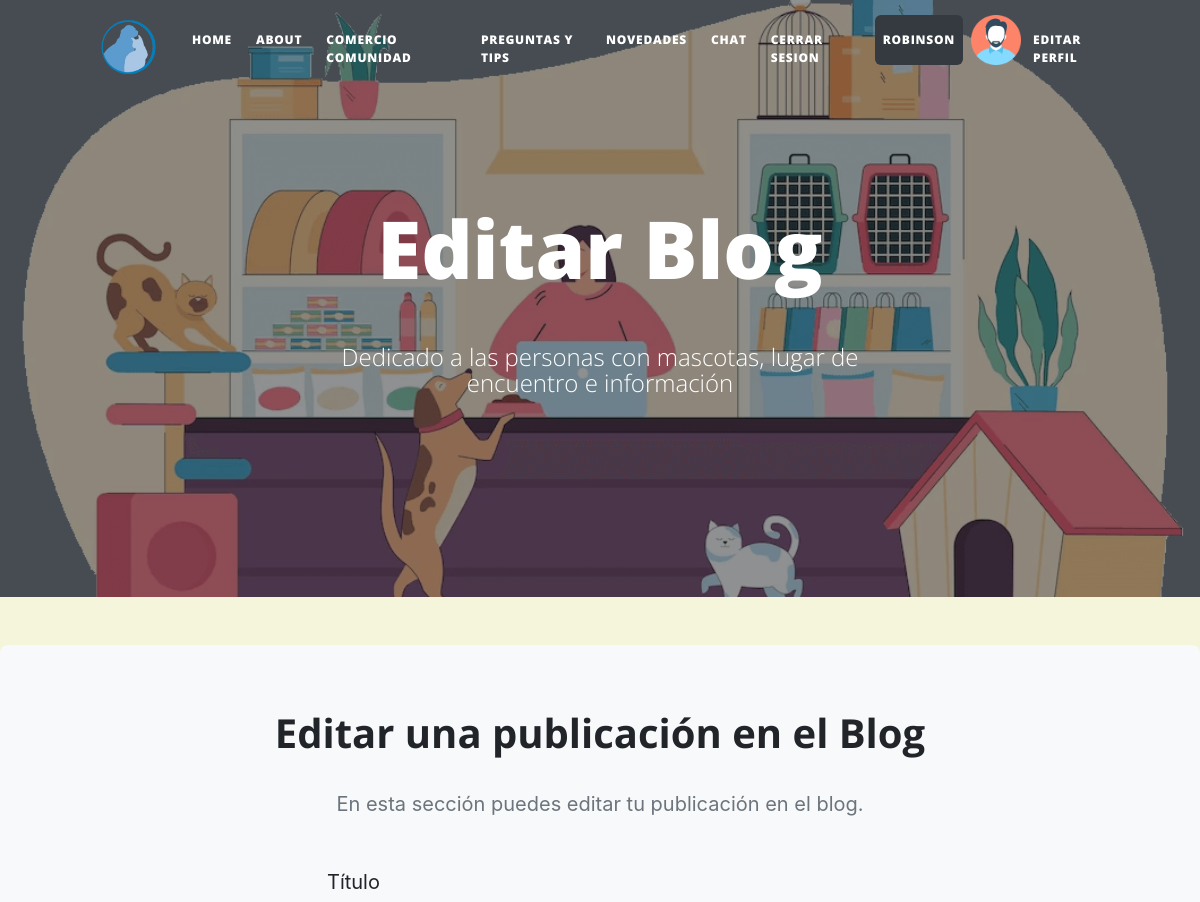
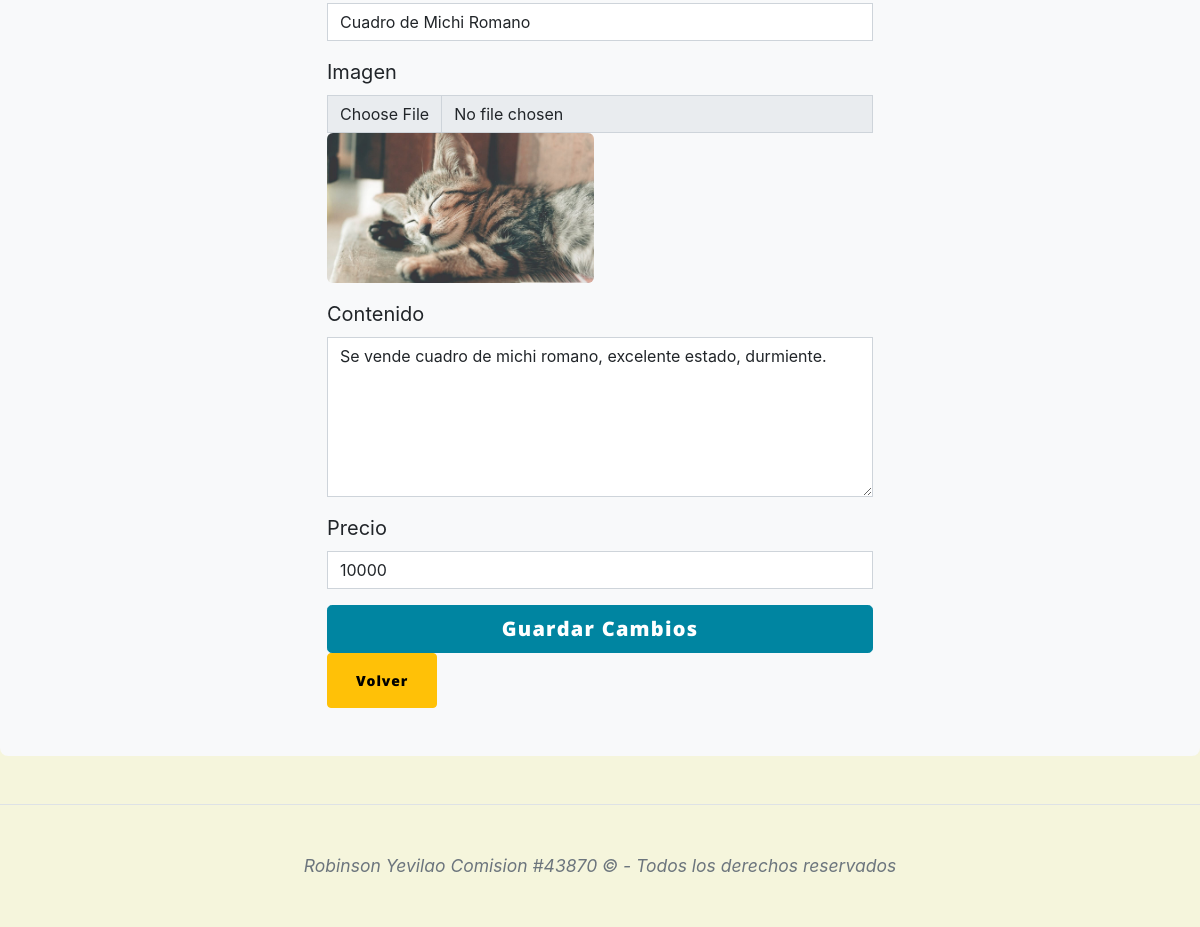
Page /AppComunidad/editarblog/2/ (signed in) on the committed database (2 pictures, top to bottom).
### AppComunidad/models.py (models this page shows, shortened)
class Comunidad(models.Model):
    titulo= models.CharField(max_length=50)
    contenido=models.TextField()
    imagen=models.ImageField()
    fecha_creacion=models.DateField(auto_now=True)
    precio = models.CharField(max_length=10)
    autor=models.ForeignKey(User, on_delete=models.CASCADE)

### AppComunidad/views.py (the view)
# urls.py: path('editarblog/<int:comunidad_id>/', editar_seccion, name="editar_seccion"),
@login_required
def editar_seccion(request, comunidad_id):
    avatar=obtenerAvatar(request)
    publicacion = get_object_or_404(Comunidad, id=comunidad_id)
    if publicacion.autor == request.user:
        if request.method == "POST":
            form = crearBlogForm(request.POST, request.FILES, instance=publicacion)
            if form.is_valid():
                form.save()
                messages.success(request, 'La publicación se ha guardado correctamente.')
                return redirect('contenido', comunidad_id=publicacion.id)
        else:
            form = crearBlogForm(instance=publicacion)
        return render(request, "AppComunidad/editarblog.html", {'form': form, 'publicacion': publicacion, "avatar":obtenerAvatar(request)})

### AppComunidad/forms.py
class crearBlogForm(forms.ModelForm):
    class Meta:
        model=Comunidad
        fields=['titulo','imagen','contenido','precio']
    imagen = forms.ImageField(label='Imagen de Producto', widget=forms.ClearableFileInput(attrs={'id': 'imagen'}))

### AppLogin/views.py (called while the page is built)
def obtenerAvatar(request):
    avatares = Avatar.objects.filter(user=request.user.id)
    if len(avatares) != 0:
        return avatares[0].imagen.url
    else:
        return f"{settings.MEDIA_URL}avatars/avatarpordefecto.png"

### AppComunidad/Templates/AppComunidad/editarblog.html (shortened to what this page needs)
{% extends "AppComunidad/padrecomunidad.html" %} {% load static %} {% block titulo %} Editar Blog {% endblock %} {% block contenido_comunidad %}
<div class="bg-light rounded-3 py-5 px-4 px-md-5 mb-5">
    <div class="text-center mb-5">
        <h1 class="fw-bolder">Editar una publicación en el Blog</h1>
        <p class="lead fw-normal text-muted mb-0">En esta sección puedes editar tu publicación en el blog.</p>
    </div>
    <div class="row gx-5 justify-content-center">
        <div class="col-lg-8 col-xl-6">
            <form method="POST" enctype="multipart/form-data">
                <div class="mb-3">
                    <label for="id_titulo" class="form-label">Título</label>
                    <input type="text" id="id_titulo" name="titulo" class="form-control" placeholder="Ingresa el título del evento" value="{{ publicacion.titulo }}" required />
                </div>
                <div class="mb-3">
                    <label for="id_imagen" class="form-label">Imagen</label>
                    <input type="file" id="id_imagen" name="imagen" class="form-control" readonly />
                    <img class="img-fluid rounded" src="{{ publicacion.imagen.url }}" alt="{{ publicacion.titulo }}" style="max-width: 50%; height: auto; max-height: 150px" />
                </div>
                <div class="mb-3">
                    <label for="id_contenido" class="form-label">Contenido</label>
                    <textarea id="id_contenido" name="contenido" class="form-control" placeholder="Ingresa una descripción" style="height: 10rem" required>{{ publicacion.contenido }}</textarea>
                </div>
                <div class="mb-3">
                    <label for="id_precio" class="form-label">Precio</label>
                    <input type="text" id="id_precio" name="precio" class="form-control" placeholder="Ingresa el precio" value="{{ publicacion.precio }}" required />
                </div>
                <div class="d-grid">
                    <button class="btn btn-primary btn-lg" type="submit">Guardar Cambios</button>
                </div>
            </form>
            <div class="contenidoJ">
                <button class="form-button btn btn-warning" onclick="window.location.href='{% url 'contenido' comunidad_id=publicacion.id %}'">Volver</button>
            </div>
        </div>
    </div>
</div>
{% endblock %}

### AppComunidad/Templates/AppComunidad/padrecomunidad.html (shortened to what this page needs)
<!DOCTYPE html>
<html lang="en">
    <head>
        {% load static %}
        <link rel="stylesheet" href="https://maxcdn.bootstrapcdn.com/bootstrap/4.5.2/css/bootstrap.min.css">
        <link rel="stylesheet" href="https://cdnjs.cloudflare.com/ajax/libs/twitter-bootstrap/4.1.3/css/bootstrap.min.css">
        <link rel="stylesheet" href="https://cdnjs.cloudflare.com/ajax/libs/ionicons/2.0.1/css/ionicons.min.css">
        <link href="{% static 'AppComunidad/css/styles.css' %}" rel="stylesheet" />
    </head>
    <body style="display: flex; flex-direction: column; min-height: 100vh;">
        <nav class="navbar navbar-expand-lg navbar-light" id="mainNav">
            <div class="container px-4 px-lg-5">
                <a class="navbar-brand" href="http://127.0.0.1:8000/admin">
                    {% if user.is_authenticated %}
                    <a class="navbar-brand" href="http://127.0.0.1:8000/admin">
                        <img src="{% static 'AppComunidad/assets/img/logohome.png' %}" alt="Ir al Panel de Administración" width="70rem" height="auto">
                    </a>
                    {% endif %}
                <div class="collapse navbar-collapse" id="navbarResponsive">
                    <ul class="navbar-nav ms-auto py-4 py-lg-0">
                        {% if user.is_authenticated %}
                        <li class="nav-item"><a class="nav-link px-lg-2 py-2 py-lg-3 mx-1 btn-outline-info rounded" href="{% url 'inicioComunidad' %}"> Home </a></li>
                        <li class="nav-item"><a class="nav-link px-lg-2 py-2 py-lg-3 mx-1 btn-outline-info rounded" href="{% url 'aboutme' %}"> About </a></li>
                        <li class="nav-item"><a class="nav-link px-lg-2 py-2 py-lg-3 mx-1 btn-outline-info rounded" href="{% url 'contenidohome' %}"> Comercio Comunidad </a></li>
                        <li class="nav-item"><a class="nav-link px-lg-2 py-2 py-lg-3 mx-1 btn-outline-info rounded" href="{% url 'forohome' %}"> Preguntas y Tips </a></li>
                        <li class="nav-item"><a class="nav-link px-lg-2 py-2 py-lg-3 mx-1 btn-outline-info rounded" href="{% url 'novedades' %}"> Novedades </a></li>
                        <li class="nav-item"><a class="nav-link px-lg-2 py-2 py-lg-3 mx-1 btn-outline-info rounded" href="{% url 'chat' %}"> chat </a></li>
                        <li class="nav-item"><a class="nav-link px-lg-2 py-2 py-lg-3 mx-1 btn-outline-danger rounded" href="{% url 'logout' %}"> Cerrar Sesion </a></li>
                        <li class="nav-item"><a class="nav-link px-lg-2 py-2 py-lg-3 mx-2 btn-dark rounded" > {{ user.username }} </a></li>
                        <img src="{{ avatar }}" alt="Avatar" style="width:50px;height:50px;">
                        <li class="nav-item"><a class="nav-link px-lg-2 py-2 py-lg-3 mx-1 btn-outline-warning rounded" href="{% url 'editarusuario' %}"> Editar Perfil </a></li>
                        {% else %}
                        <li class="nav-item"><a class="nav-link px-lg-2 py-2 py-lg-3 mx-1 btn-outline-dark rounded" href="{% url 'loginusuario' %}"> Login </a></li>
                        {% endif %}
                    </ul>
                </div>
            </div>
        </nav>
        {% if en_novedades %}
        <header class="masthead" style="background-image: url( '{% static 'AppComunidad/assets/img/notfound.jpg' %}' ) ">
        {% else %}
        <header class="masthead" style="background-image: url( '{% static 'AppComunidad/assets/img/bannerprincipal.png' %}' ) ">
        {% endif %}
            <div class="container position-relative px-4 px-lg-5">
                <div class="row gx-4 gx-lg-5 justify-content-center">
                    <div class="col-md-10 col-lg-8 col-xl-7">
                        <div class="site-heading">
                            <h1 class="mb-5"> {% block titulo %}   {% endblock %} </h1>
                            {% if user.is_authenticated %}
                            <span class="subheading">Dedicado a las personas con mascotas, lugar de encuentro e información</span>
                            {% else %}
                            <span class="subheading"> <h3> Uso y Acceso al Blog solo para usuarios registrados</h3> </span>
                            {% endif %}
                        </div>
                    </div>
                </div>
            </div>
        </header>
            {% block contenido_comunidad %}{% endblock %}
        <footer class="border-top">
            <div class="container">
                <div class="row gx-4 gx-lg-5 justify-content-center">
                    <div class="col-md-10 col-lg-8 col-xl-7">
                        <div class="small text-center text-muted fst-italic">Robinson Yevilao Comision #43870 &copy; -  Todos los derechos reservados</div>
                    </div>
                </div>
            </div>
        </footer>
    </body>
</html>

### AppComunidad/Templates/AppComunidad/padrecomunidad.html (style rules this page uses)
body { background-color: #F5F5DC; }
.rounded { border-radius: 2rem; }

### rows in the picture
Comunidad: titulo "Cuadro de Michi Romano", imagen (picture), contenido "Se vende cuadro de michi romano, excelente estado, durmiente.", precio "10000"

### other values in the picture
{{ user.username }} "ROBINSON"
